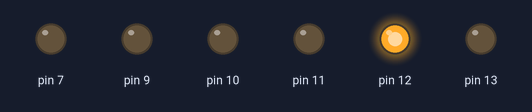
A sketch run on a simulated Arduino Uno, built with avr-gcc and run on an emulated ATmega328P. On the bench: output pins drawn as LEDs (lit = HIGH).

Above: at 0.2 s.
At 0.7 s:
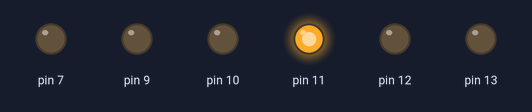
At 1.7 s:
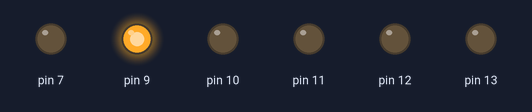
At 3.7 s:
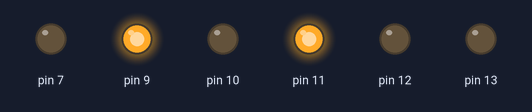
At 5.7 s:
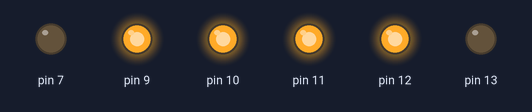
At 8.7 s:
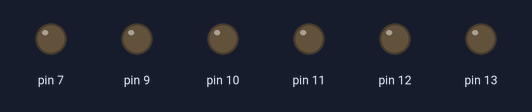
Timing chart, 0 to 12.4 s (numbered marks = the images above):
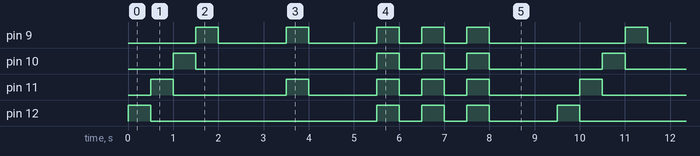

The sketch:

bai1_de1_8led1.ino
```cpp
void setup(){
  pinMode(12, OUTPUT);
  pinMode(11, OUTPUT);
  pinMode(10, OUTPUT);
  pinMode(9, OUTPUT);

  pinMode(13, OUTPUT);
  pinMode(7, OUTPUT);
}
void piscar(){
  digitalWrite(12, HIGH);
  digitalWrite(11, LOW);
  digitalWrite(10, LOW);
  digitalWrite(9, LOW);
  delay(500);
  digitalWrite(12, LOW);
  digitalWrite(11, HIGH);
  digitalWrite(10, LOW);
  digitalWrite(9, LOW);
  delay(500);
  digitalWrite(12, LOW);
  digitalWrite(11, LOW);
  digitalWrite(10, HIGH);
  digitalWrite(9, LOW);
  delay(500);
  digitalWrite(12, LOW);
  digitalWrite(11, LOW);
  digitalWrite(10, LOW);
  digitalWrite(9, HIGH);
  delay(500);
    digitalWrite(12, LOW);
  digitalWrite(11, LOW);
  digitalWrite(10, LOW);
  digitalWrite(9, LOW);
  delay(500);
}
void SangChan(){

 digitalWrite(12, LOW);
  digitalWrite(11, HIGH);
  digitalWrite(10, LOW);
  digitalWrite(9, HIGH);
  delay(500);
    digitalWrite(12, LOW);
  digitalWrite(11, LOW);
  digitalWrite(10, LOW);
  digitalWrite(9, LOW);
  delay(500);
}
void ChopNhay(){
  digitalWrite(12, HIGH);
  digitalWrite(11, HIGH);
  digitalWrite(10, HIGH);
  digitalWrite(9, HIGH);
  delay(500);
   digitalWrite(12, LOW);
  digitalWrite(11, LOW);
  digitalWrite(10, LOW);
  digitalWrite(9, LOW);
  delay(500);
  digitalWrite(12, HIGH);
  digitalWrite(11, HIGH);
  digitalWrite(10, HIGH);
  digitalWrite(9, HIGH);
  delay(500);
  digitalWrite(12, LOW);
  digitalWrite(11, LOW);
  digitalWrite(10, LOW);
  digitalWrite(9, LOW);
  delay(500);
  digitalWrite(12, HIGH);
  digitalWrite(11, HIGH);
  digitalWrite(10, HIGH);
  digitalWrite(9, HIGH);
  delay(500);
  digitalWrite(12, LOW);
  digitalWrite(11, LOW);
  digitalWrite(10, LOW);
  digitalWrite(9, LOW);
  delay(500);

}

void loop(){

piscar();
  delay(1000);
  SangChan();
  delay(1000);
  ChopNhay();
  delay(1000);


}
```

Measured:
- by itself, pin 9: repeats every 9.5 s: 2 × (LOW 1.5 s, HIGH 0.50 s), 2 × (LOW 0.50 s, HIGH 0.50 s), LOW 3.0 s, HIGH 0.50 s
- by itself, pin 10: repeats every 9.5 s: LOW 4.0 s, 2 × (HIGH 0.50 s, LOW 0.50 s), HIGH 0.50 s, LOW 2.5 s, HIGH 0.50 s
- by itself, pin 11: repeats every 9.5 s: LOW 2.5 s, HIGH 0.50 s, LOW 1.5 s, 2 × (HIGH 0.50 s, LOW 0.50 s), HIGH 0.50 s, LOW 2.0 s, HIGH 0.50 s
- by itself, pin 12: repeats every 9.5 s: LOW 5.0 s, 2 × (HIGH 0.50 s, LOW 0.50 s), HIGH 0.50 s, LOW 1.5 s, HIGH 0.50 s
